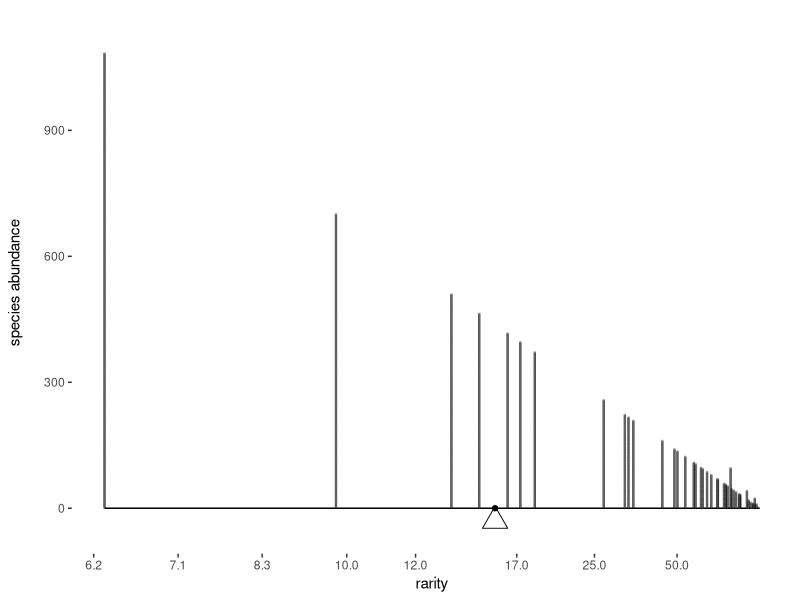
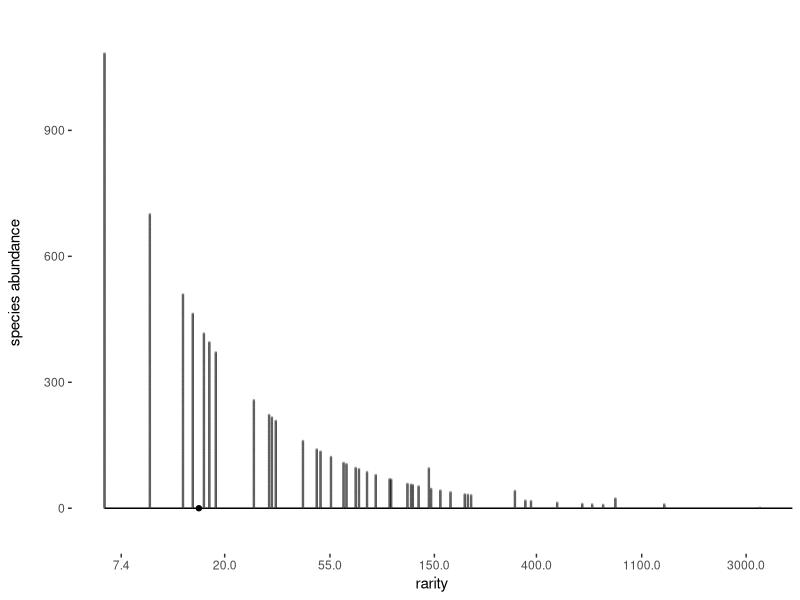
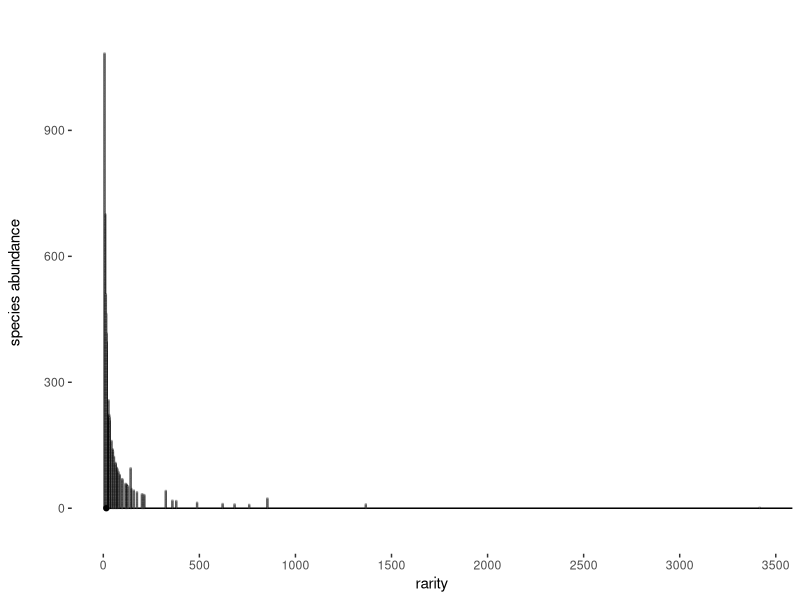

Write R code to recreate these figures, in order.
#script to take vector of abundances and chosen "l" and generate seesaw plots. Set to work in a pdf graphics device (e.g. pdf, quartz, but won't always look nice in RStudio's graphics device.)

library(tidyverse)
library(ggthemes)

## TODO

## box size for small max abundances


theme_set(theme_tufte(base_family = "sans"))
library(scales) # trans_new() is in the scales library

epsPretty <- 0
offStart <- 0

pfun=function(x, pow, offset=offStart){
	if (pow==0) return(log(x))
	r <- sign(pow)*(x+offset)^pow
	return(r)
}

ipfun=function(x, pow, offset=offStart){
	if (pow==0) return(exp(x))
	r <- sign(pow)*(x)^(1/pow)
	return(r)
}

# Diversity function 
dfun<-function(ab, l){
	rp <- ab/sum(ab)
	return(ipfun(sum(rp*pfun(1/rp, l)),l))
}

# round numbers, more aggressively the larger they are
prettify <- function(breaks){
    digits <- -floor(log10(abs(breaks))) + 1
    digits[breaks == 0] <- 0
    return((round(breaks, digits = digits))[round(breaks, digits = digits)!=(-Inf)]) #klugey fix to -Inf
}

#define how to transform axes back and forth
power_trans = function(pow) trans_new(name="power"
   , transform = function(x) pfun(x, pow)
	, inverse = function(x) ipfun(x, pow)
	, breaks = function(x) prettify(
		trans_breaks(
			function(x) pfun(x, pow), function(x) ipfun(x, pow), n = 6 #I think this looks pretty good?
		)(c(epsPretty,x)*1.1)
	)
   , domain = c(1, 10000)
)

# replicate to make stacks with geom_point
fancy_rep<-function(df){
	return(data.frame(df[rep(1:nrow(df), df$abundance),])
		%>% group_by(abundance) %>% mutate(gr=1:length(abundance))
	)
}

base_plot <- function(abundance, pointScale=200){ #200 seems to look pretty good

	rf <- tibble(names = as.factor(1:length(abundance))
		, abundance
		, rarity = sum(abundance)/abundance
	    )
	
	rfrepeated <-fancy_rep(rf) 

	pointsize <- pointScale/max(abundance)
	goff <- 0.5 #not magic, the center of a box should be at a positive integer, and we've resized the boxes so they meet at the midpoint. So subtracting 0.5 moves the stack from 0.5 to 0, every time.
	
	return(ggplot(rfrepeated, aes(x=rarity))
		
	   # fix x-axis
		+ scale_y_continuous(
			expand=c(0,0)
			, limits=c(max(rf$abundance)-1.1*max(rf$abundance), 1.1*max(rf$abundance))
		)
        
		# make axis lines with line segments 
		+ geom_segment(
			aes(x, y, xend=xend, yend=yend)
			, data=data.frame(
				x=c(min(rf$rarity))
				, y=c(0)
				, xend=c(max(rf$rarity))
				, yend=c(0)
			)
		)
		
		+ geom_point(aes(y=gr-goff), size=pointsize, shape=22, fill="lightgrey", alpha=0.2) 
		#clean up plot
		+ theme(legend.position="none")
		+ labs(y="species abundance \n")
	)
}

scale_plot <- function(ab, ell){
	div <- dfun(ab, ell)
	# print(div)
	return (base_plot(ab) 
	        #add fulcrum
		+ geom_point(
			data=tibble(x=div, y=-0.028*max(ab))
			, size=6, shape=2
			, aes(x, y)
		)
		+ scale_x_continuous(trans=power_trans(pow=ell))
		+ coord_cartesian(clip="off")
	)
}

mean_points <- function(ab, l_scale,ell=-1:1){
	div <- Vectorize(dfun, vectorize.args=("l"))(ab, ell)
	return(
	    (scale_plot(ab,l_scale) 
	       +geom_point(
		        data=tibble(x=div, y=0*div)
		        , aes(x, y, color=as.factor(ell))
		        )    
            )
	+scale_color_colorblind()
	
	)
}

#abundance distribution
# ab<-c(50,30,20)
ab<-c(4,3,2)
# ab <- c(20, 15, 9, 3, 2, 1, 1)
# ab <- c(200,100, 20, 15, 9, 3, 2, 1, 1)
ab<-floor(exp(rnorm(50, 4,1.5)))

#plot the data
# quartz()
print(mean_points(ab,-1))
print(mean_points(ab,0))
print(mean_points(ab,1))
